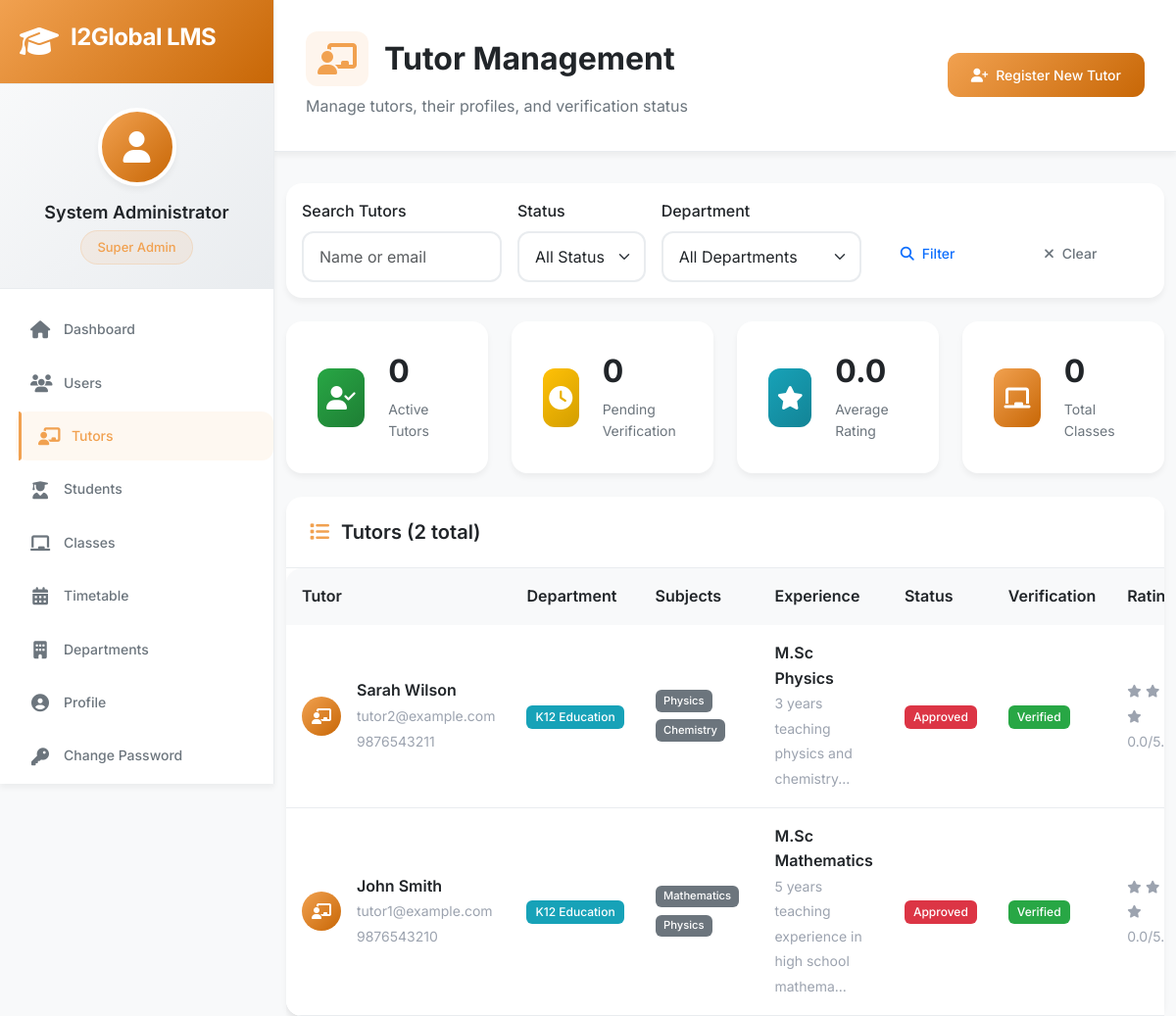
The app's page /admin/tutors (signed in), older data.
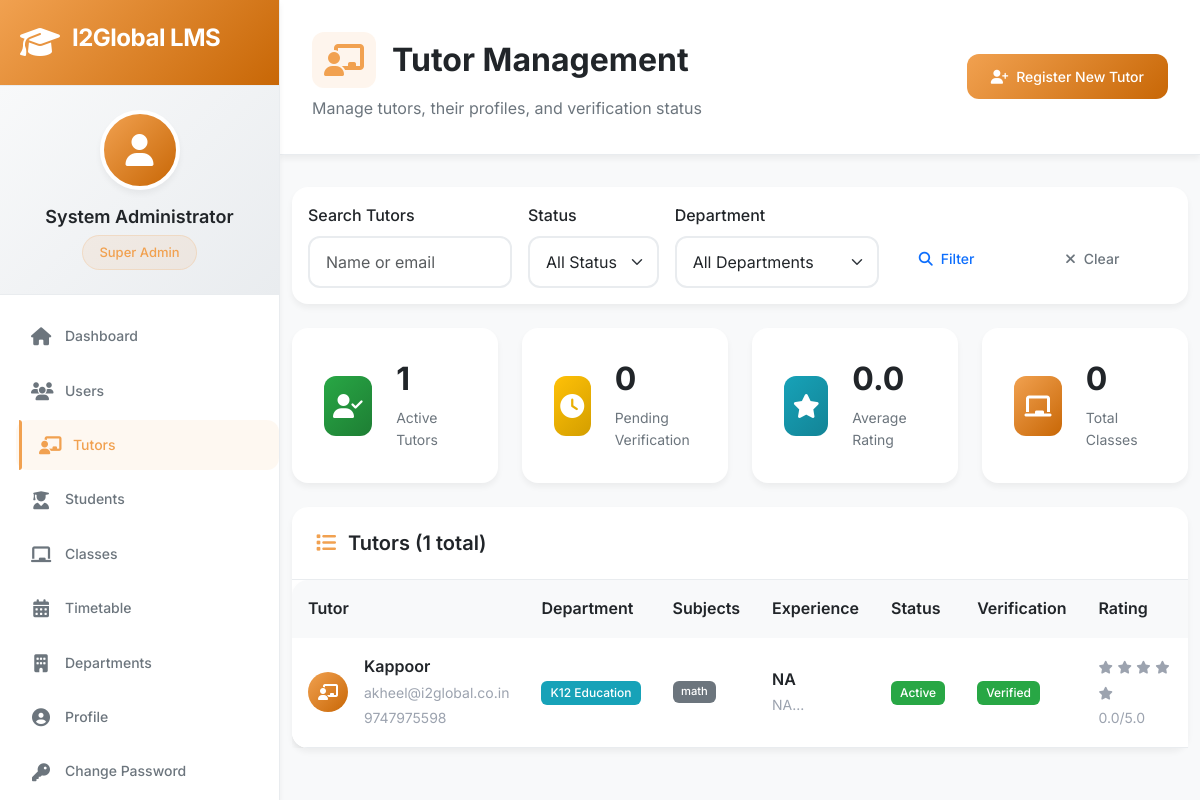
The same page, newer data.
### app/models/tutor.py (models this page shows, shortened)
class Tutor(db.Model):
    __tablename__ = 'tutors'
    id = db.Column(db.Integer, primary_key=True)
    user_id = db.Column(db.Integer, db.ForeignKey('users.id'), unique=True, nullable=False)
    qualification = db.Column(db.String(200), nullable=False)
    experience = db.Column(db.Text)  # Years and background
    subjects = db.Column(db.Text)  # JSON array of subjects
    grades = db.Column(db.Text)  # JSON array of grade levels
    boards = db.Column(db.Text)  # JSON array of education boards
    availability = db.Column(db.Text)  # JSON object for weekly schedule
    salary_type = db.Column(db.String(20), nullable=False)  # 'monthly' or 'hourly'
    monthly_salary = db.Column(db.Float)
    hourly_rate = db.Column(db.Float)
    documents = db.Column(db.Text)  # JSON object with document file paths
    demo_video = db.Column(db.String(200))
    interview_video = db.Column(db.String(200))
    bank_details = db.Column(db.Text)  # JSON object with banking info
    status = db.Column(db.String(20), default='pending')  # pending, active, inactive, suspended
    verification_status = db.Column(db.String(20), default='pending')  # pending, verified, rejected
    rating = db.Column(db.Float, default=0.0)
    total_classes = db.Column(db.Integer, default=0)
    completed_classes = db.Column(db.Integer, default=0)
    created_at = db.Column(db.DateTime, default=datetime.utcnow)
    last_class = db.Column(db.DateTime)
    def get_subjects(self):
        if self.subjects:
            try:
                return json.loads(self.subjects)
            except:
                return []
        return []
    def get_status_display(self):
        status_map = {
            'pending': 'Pending Review',
            'active': 'Active',
            'inactive': 'Inactive',
            'suspended': 'Suspended'
        }
        return status_map.get(self.status, self.status.title())

### app/models/user.py (models this page shows, shortened)
class User(UserMixin, db.Model):
    __tablename__ = 'users'
    id = db.Column(db.Integer, primary_key=True)
    username = db.Column(db.String(80), unique=True, nullable=False, index=True)
    email = db.Column(db.String(120), unique=True, nullable=False, index=True)
    password_hash = db.Column(db.String(255), nullable=False)
    full_name = db.Column(db.String(100), nullable=False)
    phone = db.Column(db.String(20))
    address = db.Column(db.Text)
    profile_picture = db.Column(db.String(100))
    role = db.Column(db.String(20), nullable=False, default='tutor')  # superadmin, admin, coordinator, tutor
    department_id = db.Column(db.Integer, db.ForeignKey('departments.id'))
    is_active = db.Column(db.Boolean, default=True)
    is_verified = db.Column(db.Boolean, default=False)
    created_at = db.Column(db.DateTime, default=datetime.utcnow)
    last_login = db.Column(db.DateTime)
    joining_date = db.Column(db.Date)
    working_hours = db.Column(db.String(50))  # "9:00 AM - 6:00 PM"
    emergency_contact = db.Column(db.Text)  # JSON string
    department = db.relationship('Department', foreign_keys=[department_id], backref='users', lazy=True)
    tutor_profile = db.relationship('Tutor', backref='user', uselist=False, lazy=True)
    def has_permission(self, permission):
        if self.role == 'superadmin':
            return True
    def get_role_display(self):
        role_map = {
            'superadmin': 'Super Admin',
            'admin': 'Admin',
            'coordinator': 'Coordinator',
            'tutor': 'Tutor'
        }
        return role_map.get(self.role, self.role.title())

### app/models/department.py (models this page shows, shortened)
class Department(db.Model):
    __tablename__ = 'departments'
    id = db.Column(db.Integer, primary_key=True)
    name = db.Column(db.String(50), unique=True, nullable=False)
    code = db.Column(db.String(10), unique=True, nullable=False)  # K12, TT, UPSKILL
    description = db.Column(db.Text)
    permissions = db.Column(db.Text)  # JSON string of permissions
    is_active = db.Column(db.Boolean, default=True)
    created_at = db.Column(db.DateTime, default=datetime.utcnow)
    created_by = db.Column(db.Integer, db.ForeignKey('users.id'))
    settings = db.Column(db.Text)  # JSON string for department-specific settings

### app/routes/admin.py (the view)
@bp.route('/tutors')
@login_required
@admin_required
def tutors():
    page = request.args.get('page', 1, type=int)
    status_filter = request.args.get('status', '')
    dept_filter = request.args.get('department', '', type=int)
    search = request.args.get('search', '')
    query = Tutor.query.join(User)
    if status_filter:
        query = query.filter(Tutor.status == status_filter)
    if dept_filter:
        query = query.filter(User.department_id == dept_filter)
    if search:
        query = query.filter(User.full_name.contains(search))
    tutors = query.order_by(Tutor.created_at.desc()).paginate(
        page=page, per_page=20, error_out=False
    )
    departments = Department.query.filter_by(is_active=True).all()
    return render_template('admin/tutors.html', tutors=tutors, departments=departments)

### app/models/user.py (called while the page is built)
@login.user_loader
def load_user(user_id):
    return User.query.get(int(user_id))

### app/routes/admin.py (called while the page is built)
def admin_required(f):
    @wraps(f)
    def decorated_function(*args, **kwargs):
        if current_user.role not in ['superadmin', 'admin', 'coordinator']:
            flash('Access denied. Insufficient permissions.', 'error')
            return redirect(url_for('dashboard.index'))
        return f(*args, **kwargs)
    return decorated_function

### app/templates/admin/tutors.html (shortened to what the changed rows need)
{% extends "base.html" %}
{% block content %}
<div class="page-header">
    <div class="d-flex justify-content-between align-items-center">
        <div>
            <h1 class="page-title">
                <i class="fas fa-chalkboard-teacher"></i>
                Tutor Management
            </h1>
        </div>
    </div>
</div>
<div class="container-fluid">
    <div class="row g-4 mb-4">
        <div class="col-lg-3 col-md-6">
            <div class="stat-card">
                <div class="stat-content">
                    <h3>{{ tutors.items|selectattr('status', 'equalto', 'active')|list|length }}</h3>
                    <p>Active Tutors</p>
                </div>
            </div>
        </div>
    </div>
    <div class="card">
        <div class="card-header">
            <h5 class="card-title mb-0">
                <i class="fas fa-list"></i>
                Tutors ({{ tutors.total }} total)
            </h5>
        </div>
        <div class="card-body p-0">
            {% if tutors.items %}
            <div class="table-responsive">
                <table class="table table-hover mb-0">
                    <thead>
                        <tr>
                            <th>Tutor</th>
                            <th>Department</th>
                            <th>Subjects</th>
                            <th>Experience</th>
                            <th>Status</th>
                            <th>Verification</th>
                            <th>Rating</th>
                        </tr>
                    </thead>
                    <tbody>
                        {% for tutor in tutors.items %}
                        <tr>
                            <td>
                                <div class="d-flex align-items-center">
                                    <div class="tutor-avatar me-3">
                                        {% if tutor.user.profile_picture %}
                                            <img src="{{ url_for('static', filename='uploads/profiles/' + tutor.user.profile_picture) }}"
                                                 alt="Avatar" class="rounded-circle" width="40" height="40">
                                        {% else %}
                                            <div class="avatar-placeholder">
                                                <i class="fas fa-chalkboard-teacher"></i>
                                            </div>
                                        {% endif %}
                                    </div>
                                    <div>
                                        <div class="fw-semibold">{{ tutor.user.full_name }}</div>
                                        <small class="text-muted">{{ tutor.user.email }}</small><br>
                                        <small class="text-muted">{{ tutor.user.phone }}</small>
                                    </div>
                                </div>
                            </td>
                            <td>
                                {% if tutor.user.department %}
                                    <span class="badge badge-info">{{ tutor.user.department.name }}</span>
                                {% else %}
                                    <span class="text-muted">-</span>
                                {% endif %}
                            </td>
                            <td>
                                <div class="subjects-list">
                                    {% for subject in tutor.get_subjects()[:2] %}
                                        <span class="badge badge-secondary me-1">{{ subject }}</span>
                                    {% endfor %}
                                </div>
                            </td>
                            <td>
                                <span class="fw-semibold">{{ tutor.qualification }}</span><br>
                                <small class="text-muted">{{ tutor.experience[:50] }}...</small>
                            </td>
                            <td>
                                <span class="badge badge-{{ 'success' if tutor.status == 'active' else 'warning' if tutor.status == 'pending' else 'danger' }}">
                                    {{ tutor.get_status_display() }}
                                </span>
                            </td>
                            <td>
                                <span class="badge badge-{{ 'success' if tutor.verification_status == 'verified' else 'warning' if tutor.verification_status == 'pending' else 'danger' }}">
                                    {{ tutor.verification_status|title }}
                                </span>
                            </td>
                            <td>
                                <div class="rating">
                                    {% for i in range(5) %}
                                        <i class="fas fa-star {% if i < tutor.rating %}text-warning{% else %}text-muted{% endif %}"></i>
                                    {% endfor %}
                                    <br>
                                    <small class="text-muted">{{ "%.1f"|format(tutor.rating) }}/5.0</small>
                                </div>
                            </td>
                        </tr>
                        {% endfor %}
                    </tbody>
                </table>
            </div>
            {% endif %}
        </div>
    </div>
</div>
{% endblock %}

Row changes from the older to the newer data that the page shows:
removed Tutor: user.full_name "Sarah Wilson", user.email "tutor2@example.com", user.phone "9876543211", user.department.name "K12 Education", 2 "Physics" "Chemistry", qualification "M.Sc Physics", experience "3 years teaching physics and chemistry", status "Approved", verification_status "Verified", rating "0.0"
removed Tutor: user.full_name "John Smith", user.email "tutor1@example.com", user.phone "9876543210", user.department.name "K12 Education", 2 "Mathematics" "Physics", qualification "M.Sc Mathematics", experience "5 years teaching experience in high school mathema", status "Approved", verification_status "Verified", rating "0.0"
added Tutor: user.full_name "Kappoor", user.email "akheel@i2global.co.in", user.phone "9747975598", user.department.name "K12 Education", 2 "math", qualification "NA", experience "NA", status "Active", verification_status "Verified", rating "0.0"
Text that changed along with them:
{{ tutors.items|selectattr('status', 'equalto', 'active')|list|length }}: "0" → "1"
{{ tutors.total }}: "2" → "1"
